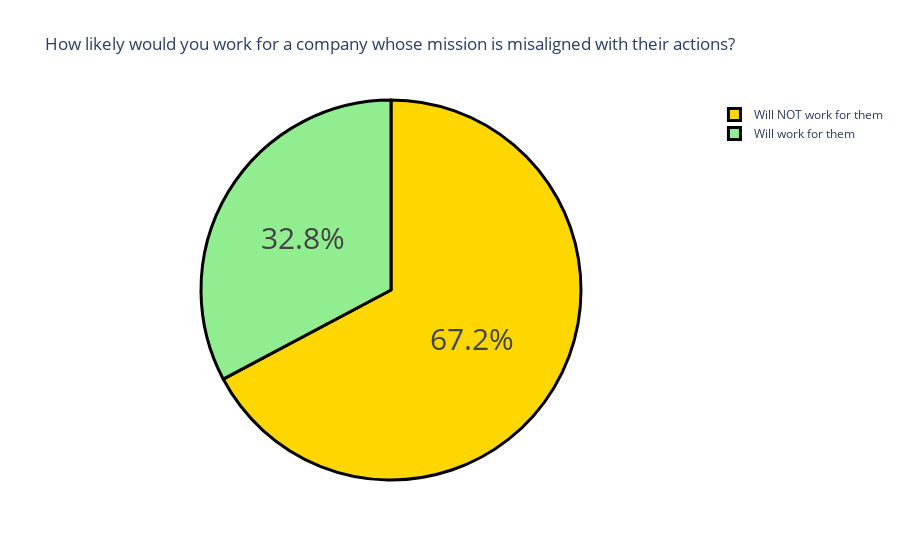

The notebook cell saved with this chart:
### Code cell
# How likely would you work for a company whose mission is misaligned with their actions?

question5 = "How likely would you work for a company whose mission is misaligned with their public actions or even their product ?"
question5 = data[question5].value_counts()
label = question5.index
counts = question5.values
colors = ['gold','lightgreen']
fig = go.Figure(data=[go.Pie(labels=label, values=counts)])
fig.update_layout(title_text='How likely would you work for a company whose mission is misaligned with their actions?')
fig.update_traces(hoverinfo='label+value', textinfo='percent', textfont_size=30,
                  marker=dict(colors=colors, line=dict(color='black', width=3)))
fig.show()

### Figure 1 — Plotly figure (JSON) as saved in the notebook; plotly's stock layout.template omitted (floating-point values rounded to 4 significant figures)
{"data": [{"hoverinfo": "label+value", "labels": ["Will NOT work for them", "Will work for them"], "marker": {"colors": ["gold", "lightgreen"], "line": {"color": "black", "width": 3}}, "textfont": {"size": 30}, "textinfo": "percent", "type": "pie", "values": [158, 77]}], "layout": {"title": {"text": "How likely would you work for a company whose mission is misaligned with their actions?"}}}
